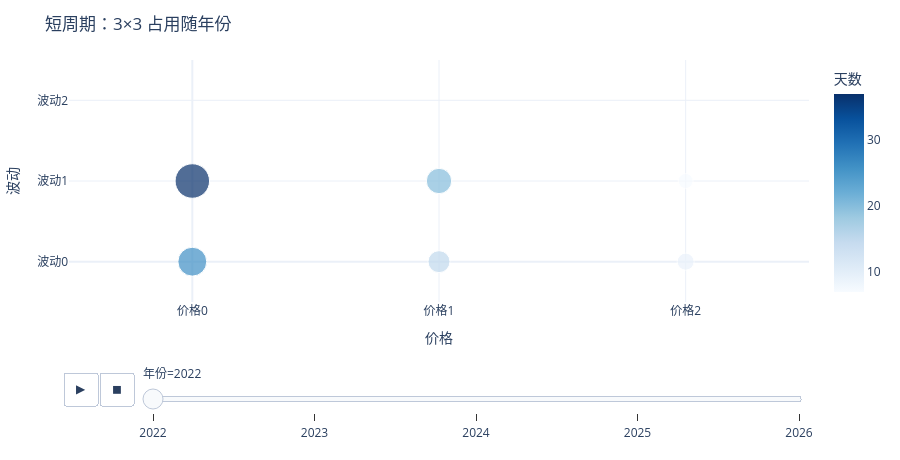

This figure's notebook cell:
### Code cell
plot_animation('短价格', '短波动', '短周期').show()

### Figure 1 — Plotly figure (JSON) as saved in the notebook; plotly's stock layout.template omitted (floating-point values rounded to 4 significant figures)
{"data": [{"hovertemplate": "年份=2022<br>价格=%{x}<br>波动=%{y}<br>天数=%{marker.color}<extra></extra>", "legendgroup": "", "marker": {"color": [26, 37, 15, 20, 9, 7], "coloraxis": "coloraxis", "size": [26, 37, 15, 20, 9, 7], "sizemode": "area", "sizeref": 0.06222, "symbol": "circle"}, "mode": "markers", "name": "", "orientation": "v", "showlegend": false, "type": "scatter", "x": [0, 0, 1, 1, 2, 2], "xaxis": "x", "y": [0, 1, 0, 1, 0, 1], "yaxis": "y"}], "layout": {"coloraxis": {"autocolorscale": false, "colorbar": {"title": {"text": "天数"}}, "colorscale": [[0.0, "rgb(247,251,255)"], [0.125, "rgb(222,235,247)"], [0.25, "rgb(198,219,239)"], [0.375, "rgb(158,202,225)"], [0.5, "rgb(107,174,214)"], [0.625, "rgb(66,146,198)"], [0.75, "rgb(33,113,181)"], [0.875, "rgb(8,81,156)"], [1.0, "rgb(8,48,107)"]]}, "height": 460, "legend": {"itemsizing": "constant", "tracegroupgap": 0}, "margin": {"b": 40, "l": 40, "r": 20, "t": 60}, "sliders": [{"active": 0, "currentvalue": {"prefix": "年份="}, "len": 0.9, "pad": {"b": 10, "t": 60}, "steps": [{"args": [["2022"], {"frame": {"duration": 0, "redraw": false}, "fromcurrent": true, "mode": "immediate", "transition": {"duration": 0, "easing": "linear"}}], "label": "2022", "method": "animate"}, {"args": [["2023"], {"frame": {"duration": 0, "redraw": false}, "fromcurrent": true, "mode": "immediate", "transition": {"duration": 0, "easing": "linear"}}], "label": "2023", "method": "animate"}, {"args": [["2024"], {"frame": {"duration": 0, "redraw": false}, "fromcurrent": true, "mode": "immediate", "transition": {"duration": 0, "easing": "linear"}}], "label": "2024", "method": "animate"}, {"args": [["2025"], {"frame": {"duration": 0, "redraw": false}, "fromcurrent": true, "mode": "immediate", "transition": {"duration": 0, "easing": "linear"}}], "label": "2025", "method": "animate"}, {"args": [["2026"], {"frame": {"duration": 0, "redraw": false}, "fromcurrent": true, "mode": "immediate", "transition": {"duration": 0, "easing": "linear"}}], "label": "2026", "method": "animate"}], "x": 0.1, "xanchor": "left", "y": 0, "yanchor": "top"}], "title": {"text": "短周期：3×3 占用随年份"}, "updatemenus": [{"buttons": [{"args": [null, {"frame": {"duration": 500, "redraw": false}, "fromcurrent": true, "mode": "immediate", "transition": {"duration": 500, "easing": "linear"}}], "label": "&#9654;", "method": "animate"}, {"args": [[null], {"frame": {"duration": 0, "redraw": false}, "fromcurrent": true, "mode": "immediate", "transition": {"duration": 0, "easing": "linear"}}], "label": "&#9724;", "method": "animate"}], "direction": "left", "pad": {"r": 10, "t": 70}, "showactive": false, "type": "buttons", "x": 0.1, "xanchor": "right", "y": 0, "yanchor": "top"}], "xaxis": {"anchor": "y", "domain": [0.0, 1.0], "range": [-0.5, 2.5], "tickmode": "array", "ticktext": ["价格0", "价格1", "价格2"], "tickvals": [0, 1, 2], "title": {"text": "价格"}}, "yaxis": {"anchor": "x", "domain": [0.0, 1.0], "range": [-0.5, 2.5], "tickmode": "array", "ticktext": ["波动0", "波动1", "波动2"], "tickvals": [0, 1, 2], "title": {"text": "波动"}}}}
